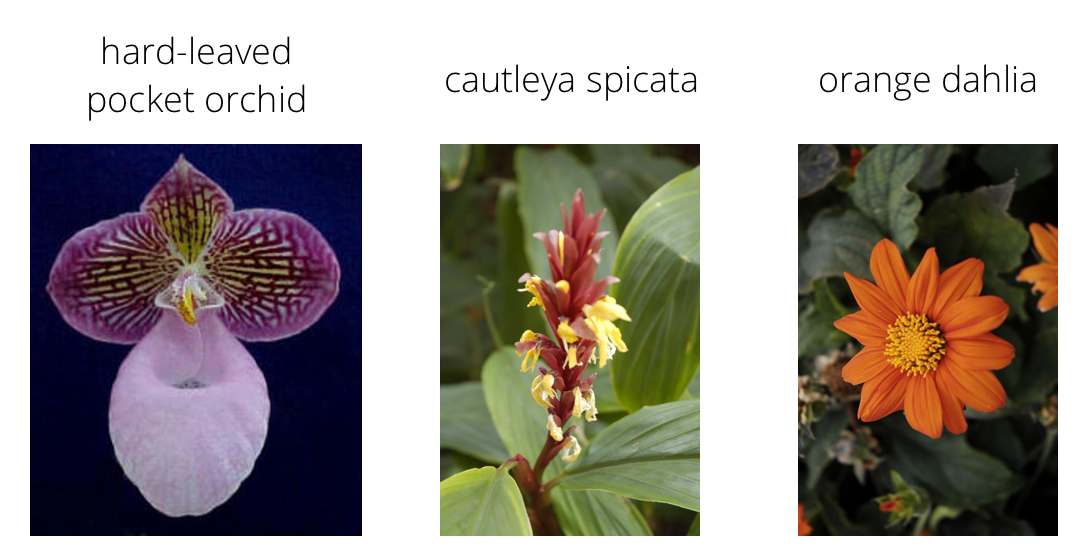
#> input picture assets/Flowers.png, 1078 x 560 px
$ python -i helper.py   (imports and definitions only)
#> lines starting #> are read from the running program, lines starting #| are printed output that depends on the picture

import numpy as np
from PIL import Image

def process_image(image_path):
    ''' Scales, crops, and normalizes a PIL image for a PyTorch model,
        returns an Numpy array
    '''
#> called with image_path = 'assets/Flowers.png'
    with Image.open(image_path) as img:
        #resize the shorestes size
#> img is the input picture: PIL image 1078x560 RGBA; mean R, G, B, A 45.1, 38.5, 33, 142.8
        re_size = 256
        new_width = 224
        new_height = 224
        means = [0.485, 0.456, 0.406]
        std = [0.229, 0.224, 0.225]

        width = img.size[0]
#> width = 1078
        height = img.size[1]
#> height = 560
        size_ratio = width / height
#> size_ratio = 1.93

        min_size = min((width,height))
#> min_size = 560
        max_size = max((width,height))
#> max_size = 1078

        #resize image
        if min_size > 256 or max_size < 256:

            if width > height :
                img = img.resize((int(re_size *size_ratio) ,re_size))
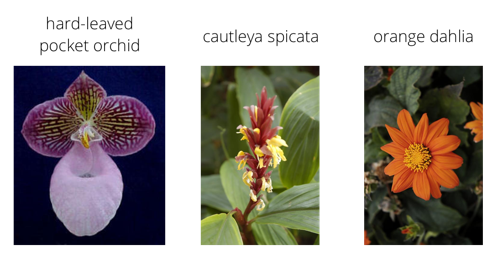
#> img: PIL image 492x256 RGBA; mean R, G, B, A 45.6, 39, 33.5, 142.9; transparent parts drawn white
            else :
                img = img.resize((re_size,int(re_size / size_ratio)))
        elif min_size < 256 and max_size >256 :
            if width > height :
                img = img.resize((width * re_size // height ,re_size))
            else :
                img = img.resize((re_size,height * re_size // width ))

        # crop image
        left = (img.size[0] - new_width)/2
#> left = 134
        top = (img.size[1]- new_height)/2
#> top = 16
        right = (img.size[0] + new_width)/2
#> right = 358
        bottom = (img.size[1] + new_height)/2
#> bottom = 240
        img = img.crop((left, top, right, bottom))
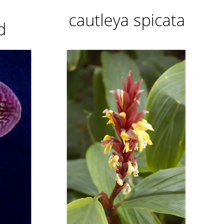
#> img: PIL image 224x224 RGBA; mean R, G, B, A 48, 48, 33.5, 134.1; transparent parts drawn white
        img = np.array(img) / 255.0
#> img: shape (224, 224, 4) float64

        # standarized color channels
        for i in range(2):
            img[:,:,i]  = (img[:,:,i] - means[i]) / std[i]
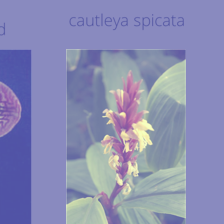
#> img: shape (224, 224, 4) float64; mean R, G, B, A -1.3, -1.2, 0.131, 0.526; transparent parts drawn white


    return img

>>> result = process_image('assets/Flowers.png')
